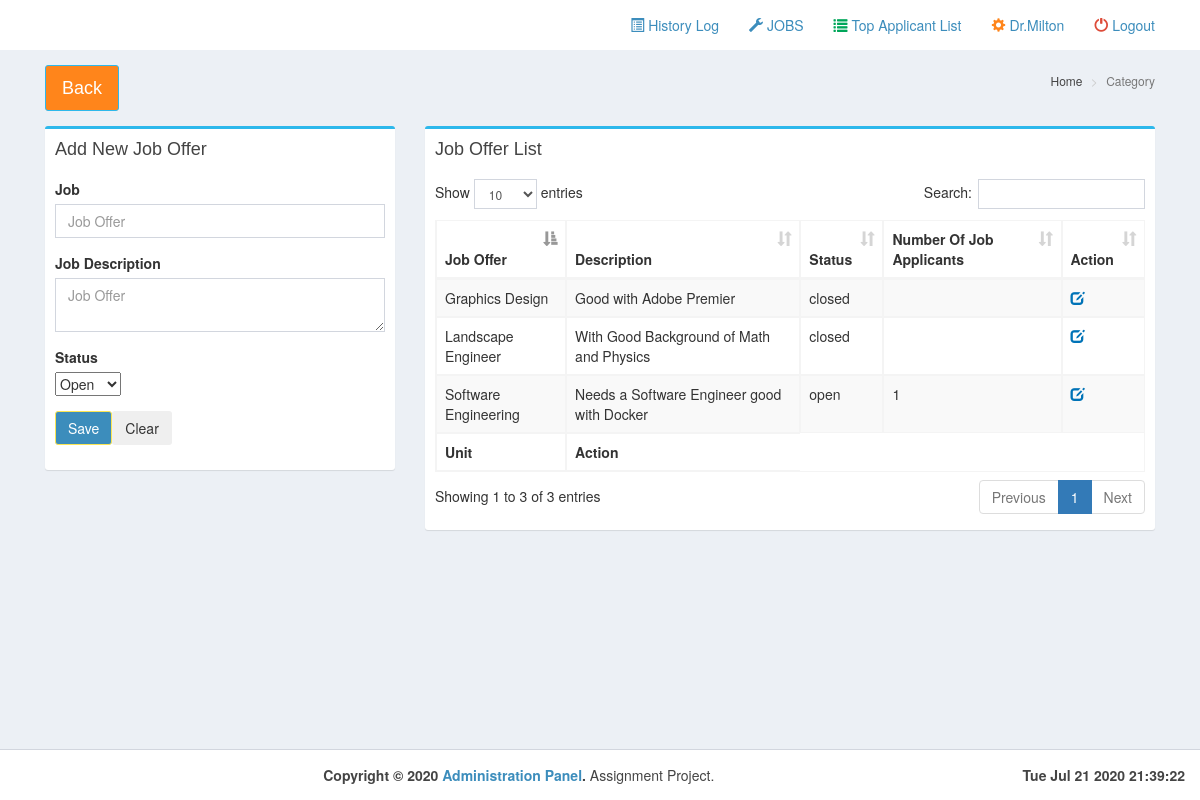
/pages/joboffers.php (signed in), run on the app's committed database.
### tables this page shows
CREATE TABLE `category` (
  `cat_id` int(11) NOT NULL,
  `cat_name` varchar(30) NOT NULL,
  `itemdesc` longtext NOT NULL,
  `status` varchar(255) NOT NULL
);

### pages/joboffers.php (the view, shortened to what this page needs)
<!DOCTYPE html>
<html>
  <head>
    <link rel="stylesheet" href="../bootstrap/css/bootstrap.min.css">
    <link rel="stylesheet" href="../plugins/datatables/dataTables.bootstrap.css">
    <link rel="stylesheet" href="../dist/css/AdminLTE.min.css">
    <link rel="stylesheet" href="../dist/css/skins/_all-skins.min.css">
 </head>
  <body class="hold-transition skin-<?php echo $_SESSION['skin'];?> layout-top-nav">
    <div class="wrapper">
      <?php include('../dist/includes/header.php');
      include('../dist/includes/dbcon.php');
      ?>
      <div class="content-wrapper">
        <div class="container">
          <section class="content-header">
            <h1>
              <a class="btn btn-lg btn-warning" href="home.php">Back</a>
            </h1>
            <ol class="breadcrumb">
              <li><a href="#"><i class="fa fa-dashboard"></i> Home</a></li>
              <li class="active">Category</li>
            </ol>
          </section>
          <section class="content">
            <div class="row">
	      <div class="col-md-4">
              <div class="box box-primary">
                <div class="box-header">
                  <h3 class="box-title">Add New Job Offer</h3>
                </div>
                <div class="box-body">
                  <form method="post" action="cat_add.php" enctype="multipart/form-data">
                  <div class="form-group">
                    <label for="date">Job</label>
                    <div class="input-group col-md-12">
                      <input type="text" class="form-control pull-right" id="date" name="cat_name" placeholder="Job Offer" required>
                    </div>
                  </div>
                  <div class="form-group">
                    <label for="date">Job Description</label>
                    <div class="input-group col-md-12">
                      <textarea type="text" class="form-control pull-right" id="date" name="itemdesc" placeholder="Job Offer" required></textarea>
                    </div>
                  </div>
                  <div class="form-group">
                    <label for="date">Status</label>
                    <div class="input-group col-md-12">
                    <select name="status" id="date" required>
                                            <option value="open">Open</option>
                    </select>
                    </div>
                  </div>
                  <div class="form-group">
                    <div class="input-group">
                      <button class="btn btn-primary" id="daterange-btn" name="">
                        Save
                      </button>
					  <button class="btn" id="daterange-btn">
                        Clear
                      </button>
                    </div>
                  </div>
				</form>
                </div>
              </div>
            </div>
            <div class="col-xs-8">
              <div class="box box-primary">
                <div class="box-header">
                  <h3 class="box-title">Job Offer List</h3>
                </div>
                <div class="box-body">
                  <table id="example1" class="table table-bordered table-striped">
                    <thead>
                      <tr>
      <th>Job Offer</th>
      <th>Description</th>
      <th>Status</th>
      <th>Number Of Job Applicants</th>
			<th>Action</th>
                      </tr>
                    </thead>
                    <tbody>
<?php
		$query=mysqli_query($con,"select * from category order by cat_name")or die(mysqli_error());
		while($row=mysqli_fetch_array($query)){
      $cat_id=$row['cat_id'];
      $totalapplicants=mysqli_query($con,"select count( * ) as total_applicants from category natural join applicants WHERE cat_id = '$cat_id' group by cat_id")or die(mysqli_error());
      $row1=mysqli_fetch_array($totalapplicants);
?>
                      <tr>
                        <td><?php echo $row['cat_name'];?></td>
                        <td><?php echo $row['itemdesc'];?></td>
                        <td><?php echo $row['status'];?></td>
                        <td><?php echo $row1['total_applicants'];?></td>
                        <td>
				<a href="#updateordinance<?php echo $row['cat_id'];?>" data-target="#updateordinance<?php echo $row['cat_id'];?>" data-toggle="modal" style="color:#fff;" class="small-box-footer"><i class="glyphicon glyphicon-edit text-blue"></i></a>
						</td>
                      </tr>
<?php }?>
                    </tbody>
                    <tfoot>
                      <tr>
                        <th>Unit</th>
			<th>Action</th>
                      </tr>
                    </tfoot>
                  </table>
                </div>
            </div>
          </div>
          </section>
        </div>
      </div>
      <?php include('../dist/includes/footer.php');?>
    </div>
  </body>
</html>

### data on the page
category: cat_name "Graphics Design", itemdesc "Good with Adobe Premier", status "closed"
category: cat_name "Landscape Engineer", itemdesc "With Good Background of Math and Physics", status "closed"
category: cat_name "Software Engineering", itemdesc "Needs a Software Engineer good with Docker", status "open", total_applicants "1"

### other printed values
$_SESSION['name'] "Dr.Milton"
